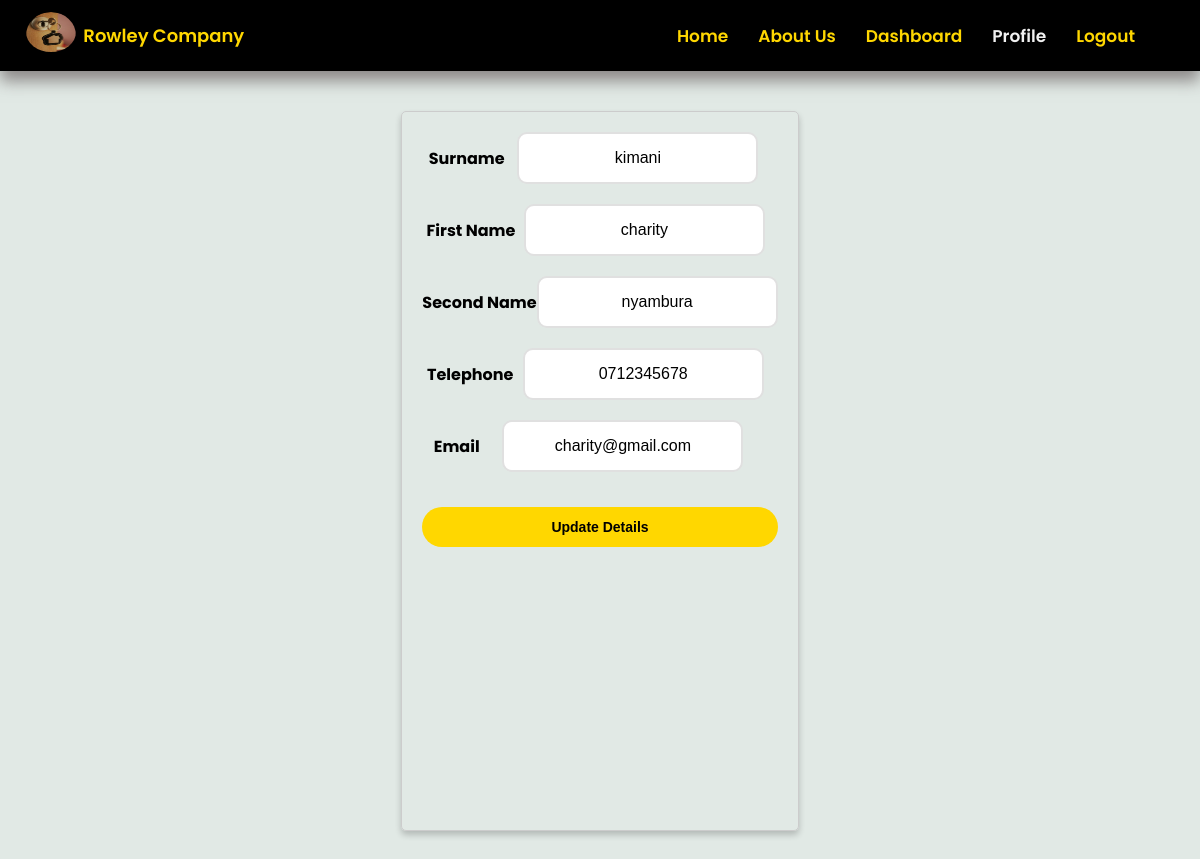
The app's page /profile (signed in) with its own data.
### project/models.py (models this page shows, shortened)
class User(UserMixin, db.Model):
    id = db.Column(db.Integer, primary_key=True)
    surname = db.Column(db.String(50), nullable=False)
    first_name = db.Column(db.String(50), nullable=False)
    second_name = db.Column(db.String(50), nullable=False)
    telephone = db.Column(db.String(10), nullable=False)
    email = db.Column(db.String(120), unique=True, nullable=False)
    gender = db.Column(db.String(10), nullable=False)
    role = db.Column(db.String(10), nullable=False)
    password = db.Column(db.String(100), nullable=False)
    timestamp =  db.Column(db.DateTime, nullable=False, default=datetime.now(timezone.utc))
    bookings = db.relationship('Booking', backref='user', lazy=True)
    properties_managed = db.relationship('Property', backref='agent', lazy=True)
    tasks = db.relationship('Task', backref='user', lazy=True)
    messages_sent = db.relationship('Message', foreign_keys='Message.sender_id', backref='sender', lazy=True)
    messages_received = db.relationship('Message', foreign_keys='Message.recipient_id', backref='recipient', lazy=True)

### project/main.py (the view)
@main.route('/profile')
@login_required
def profile():
    return render_template('profile.html', active_page='profile')

### project/templates/profile.html (shortened to what this page needs)
{% extends 'base.html' %}
{% block head %}
  {{super()}}
  <link rel="stylesheet" href="/static/css/profile.css">
{% endblock %}
{% block content %}
    <div class="profile-check">
        <form class="profile-form" action="/profile" method="post">
            <div class="input-field">
                <label for="surname"><strong> Surname </strong></label>
                <input type="text" name="surname" value="{{ current_user.surname }}" required><br>
            </div>
            <div class="input-field">
                <label for="first_name"><strong> First Name </strong></label>
                <input type="text" name="first_name" value="{{ current_user.first_name }}" required><br>
            </div>
            <div class="input-field">
                <label for="second_name"><strong> Second Name  </strong></label>
                <input type="text" name="second_name" value="{{ current_user.second_name }}" required><br>
            </div>
            <div class="input-field">
                <label for="telephone"><strong> Telephone  </strong></label>
                <input type="tel" name="telephone" value="{{ current_user.telephone }}" required><br>
            </div>
            <div class="input-field">
                <label for="email"><strong> Email  </strong></label>
                <input type="email" name="email" value="{{ current_user.email }}" required><br>
            </div>
            <div class="submit-btn">
                <button type="submit"><strong> Update Details </strong></button>
            </div>
        </form>
    </div>
{% endblock %}

### project/static/css/main.css (style rules this page uses)
* { box-sizing: border-box; margin: 0; padding: 0; }
body { margin: 0; padding: 0; font-family: "Poppins", sans-serif; background-color: #E1E9E5; }

### project/static/css/profile.css (style rules this page uses)
.profile-check { background-color: #E1E9E5; border-radius: 15px; padding: 20px 80px; width: 100%; display: flex; justify-content: center; height: calc(100vh); }
.profile-form { max-width: 400px; margin: 20px auto; padding: 20px; border: 1px solid #ccc; border-radius: 5px; box-shadow: 0 4px 6px rgba(0, 0, 0, 0.2); display: flex; flex-direction: column; }
.input-field { display: flex; align-items: center; justify-content: space-around; margin-bottom: 20px; }
.input-field input { padding: 15px; background: #ffffff; font-size: 16px; font-weight: 500; border-radius: 10px; border: 2px solid #e0e0e0; text-align: center; }
.submit-btn { margin-bottom: 20px; margin-top: 15px; display: flex; flex-direction: column; justify-content: center; }
.submit-btn button { width: 100%; color: black; font-size: 14px; font-weight: bold; padding: 12px; background-color: gold; border: none; border-radius: 20px; cursor: pointer; transition: background-color 0.3s ease; }

### records on screen
User: surname "kimani", first_name "charity", second_name "nyambura", telephone "0712345678", email "charity@gmail.com"
